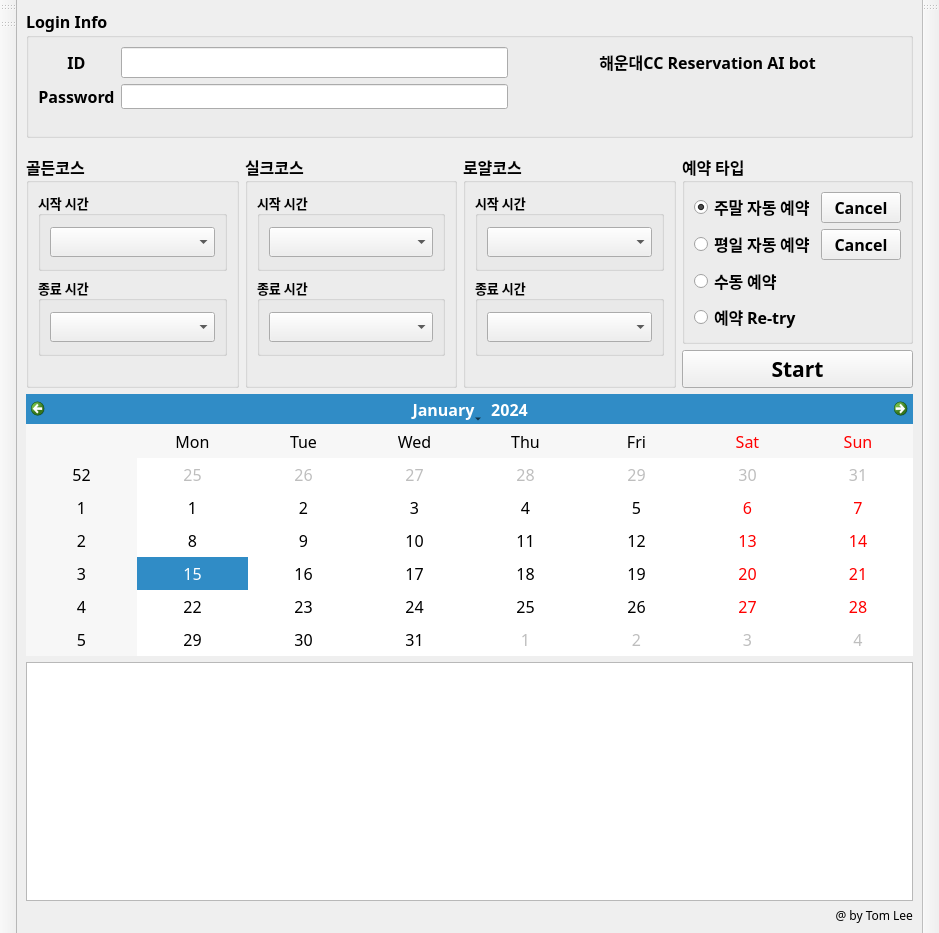
<?xml version="1.0" encoding="UTF-8"?>
<ui version="4.0">
 <class>MainWindow</class>
 <widget class="QMainWindow" name="MainWindow">
  <property name="geometry">
   <rect>
    <x>0</x>
    <y>0</y>
    <width>939</width>
    <height>933</height>
   </rect>
  </property>
  <property name="font">
   <font>
    <family>HY견고딕</family>
    <pointsize>12</pointsize>
   </font>
  </property>
  <property name="windowTitle">
   <string>HaeundaeCC reservation AI Bot</string>
  </property>
  <property name="windowIcon">
   <iconset>
    <normaloff>instagram_img.png</normaloff>
    <normalon>instagram_img.png</normalon>instagram_img.png</iconset>
  </property>
  <widget class="QWidget" name="centralwidget">
   <layout class="QGridLayout" name="gridLayout_9">
    <item row="2" column="0">
     <layout class="QGridLayout" name="gridLayout_19">
      <item row="0" column="0">
       <layout class="QGridLayout" name="gridLayout_4">
        <item row="0" column="0">
         <widget class="QGroupBox" name="groupBox_6">
          <property name="font">
           <font>
            <family>맑은 고딕</family>
            <pointsize>12</pointsize>
            <weight>75</weight>
            <bold>true</bold>
           </font>
          </property>
          <property name="title">
           <string>골든코스</string>
          </property>
          <layout class="QGridLayout" name="gridLayout_17">
           <item row="2" column="0">
            <spacer name="horizontalSpacer">
             <property name="font">
              <font>
               <family>HY견고딕</family>
               <pointsize>12</pointsize>
               <weight>75</weight>
               <bold>true</bold>
              </font>
             </property>
             <property name="orientation">
              <enum>Qt::Horizontal</enum>
             </property>
             <property name="sizeHint" stdset="0">
              <size>
               <width>40</width>
               <height>20</height>
              </size>
             </property>
            </spacer>
           </item>
           <item row="1" column="0">
            <widget class="QGroupBox" name="groupBox_5">
             <property name="font">
              <font>
               <family>맑은 고딕</family>
               <pointsize>10</pointsize>
               <weight>75</weight>
               <bold>true</bold>
              </font>
             </property>
             <property name="title">
              <string>종료 시간</string>
             </property>
             <layout class="QGridLayout" name="gridLayout_8">
              <item row="0" column="0">
               <widget class="QComboBox" name="end_time_combo">
                <property name="font">
                 <font>
                  <family>맑은 고딕</family>
                  <pointsize>11</pointsize>
                  <weight>75</weight>
                  <bold>true</bold>
                 </font>
                </property>
               </widget>
              </item>
             </layout>
            </widget>
           </item>
           <item row="0" column="0">
            <widget class="QGroupBox" name="groupBox">
             <property name="font">
              <font>
               <family>맑은 고딕</family>
               <pointsize>10</pointsize>
               <weight>75</weight>
               <bold>true</bold>
              </font>
             </property>
             <property name="title">
              <string>시작 시간</string>
             </property>
             <layout class="QGridLayout" name="gridLayout_2">
              <item row="0" column="0">
               <widget class="QComboBox" name="start_time_combo">
                <property name="font">
                 <font>
                  <family>맑은 고딕</family>
                  <pointsize>11</pointsize>
                  <weight>75</weight>
                  <bold>true</bold>
                 </font>
                </property>
               </widget>
              </item>
             </layout>
            </widget>
           </item>
          </layout>
         </widget>
        </item>
        <item row="0" column="1">
         <widget class="QGroupBox" name="groupBox_9">
          <property name="font">
           <font>
            <family>맑은 고딕</family>
            <pointsize>12</pointsize>
            <weight>75</weight>
            <bold>true</bold>
           </font>
          </property>
          <property name="title">
           <string>실크코스</string>
          </property>
          <layout class="QGridLayout" name="gridLayout_3">
           <item row="0" column="0">
            <widget class="QGroupBox" name="groupBox_2">
             <property name="font">
              <font>
               <family>맑은 고딕</family>
               <pointsize>10</pointsize>
               <weight>75</weight>
               <bold>true</bold>
              </font>
             </property>
             <property name="title">
              <string>시작 시간</string>
             </property>
             <layout class="QGridLayout" name="gridLayout_5">
              <item row="0" column="0">
               <widget class="QComboBox" name="start_time_combo_2">
                <property name="font">
                 <font>
                  <family>맑은 고딕</family>
                  <pointsize>11</pointsize>
                  <weight>75</weight>
                  <bold>true</bold>
                 </font>
                </property>
               </widget>
              </item>
             </layout>
            </widget>
           </item>
           <item row="1" column="0">
            <widget class="QGroupBox" name="groupBox_10">
             <property name="font">
              <font>
               <family>맑은 고딕</family>
               <pointsize>10</pointsize>
               <weight>75</weight>
               <bold>true</bold>
              </font>
             </property>
             <property name="title">
              <string>종료 시간</string>
             </property>
             <layout class="QGridLayout" name="gridLayout_10">
              <item row="0" column="0">
               <widget class="QComboBox" name="end_time_combo_2">
                <property name="font">
                 <font>
                  <family>맑은 고딕</family>
                  <pointsize>11</pointsize>
                  <weight>75</weight>
                  <bold>true</bold>
                 </font>
                </property>
               </widget>
              </item>
             </layout>
            </widget>
           </item>
           <item row="2" column="0">
            <spacer name="horizontalSpacer_4">
             <property name="font">
              <font>
               <family>HY견고딕</family>
               <pointsize>12</pointsize>
               <weight>75</weight>
               <bold>true</bold>
              </font>
             </property>
             <property name="orientation">
              <enum>Qt::Horizontal</enum>
             </property>
             <property name="sizeHint" stdset="0">
              <size>
               <width>154</width>
               <height>20</height>
              </size>
             </property>
            </spacer>
           </item>
          </layout>
         </widget>
        </item>
        <item row="0" column="2">
         <widget class="QGroupBox" name="groupBox_12">
          <property name="font">
           <font>
            <family>맑은 고딕</family>
            <pointsize>12</pointsize>
            <weight>75</weight>
            <bold>true</bold>
           </font>
          </property>
          <property name="title">
           <string>로얄코스</string>
          </property>
          <layout class="QGridLayout" name="gridLayout_16">
           <item row="0" column="0">
            <widget class="QGroupBox" name="groupBox_3">
             <property name="font">
              <font>
               <family>맑은 고딕</family>
               <pointsize>10</pointsize>
               <weight>75</weight>
               <bold>true</bold>
              </font>
             </property>
             <property name="title">
              <string>시작 시간</string>
             </property>
             <layout class="QGridLayout" name="gridLayout_7">
              <item row="0" column="0">
               <widget class="QComboBox" name="start_time_combo_3">
                <property name="font">
                 <font>
                  <family>맑은 고딕</family>
                  <pointsize>11</pointsize>
                  <weight>75</weight>
                  <bold>true</bold>
                 </font>
                </property>
               </widget>
              </item>
             </layout>
            </widget>
           </item>
           <item row="1" column="0">
            <widget class="QGroupBox" name="groupBox_13">
             <property name="font">
              <font>
               <family>맑은 고딕</family>
               <pointsize>10</pointsize>
               <weight>75</weight>
               <bold>true</bold>
              </font>
             </property>
             <property name="title">
              <string>종료 시간</string>
             </property>
             <layout class="QGridLayout" name="gridLayout_11">
              <item row="0" column="0">
               <widget class="QComboBox" name="end_time_combo_3">
                <property name="font">
                 <font>
                  <family>맑은 고딕</family>
                  <pointsize>11</pointsize>
                  <weight>75</weight>
                  <bold>true</bold>
                 </font>
                </property>
               </widget>
              </item>
             </layout>
            </widget>
           </item>
           <item row="2" column="0">
            <spacer name="horizontalSpacer_5">
             <property name="font">
              <font>
               <family>HY견고딕</family>
               <pointsize>12</pointsize>
               <weight>75</weight>
               <bold>true</bold>
              </font>
             </property>
             <property name="orientation">
              <enum>Qt::Horizontal</enum>
             </property>
             <property name="sizeHint" stdset="0">
              <size>
               <width>153</width>
               <height>20</height>
              </size>
             </property>
            </spacer>
           </item>
          </layout>
         </widget>
        </item>
       </layout>
      </item>
      <item row="0" column="1">
       <layout class="QGridLayout" name="gridLayout_18">
        <item row="0" column="0">
         <widget class="QGroupBox" name="groupBox_8">
          <property name="font">
           <font>
            <family>맑은 고딕</family>
            <pointsize>12</pointsize>
            <weight>75</weight>
            <bold>true</bold>
           </font>
          </property>
          <property name="title">
           <string>예약 타입</string>
          </property>
          <layout class="QGridLayout" name="gridLayout_13">
           <item row="0" column="0">
            <widget class="QRadioButton" name="auto_weekend_radio">
             <property name="font">
              <font>
               <family>맑은 고딕</family>
               <pointsize>12</pointsize>
               <weight>75</weight>
               <bold>true</bold>
              </font>
             </property>
             <property name="text">
              <string>주말 자동 예약</string>
             </property>
             <property name="checked">
              <bool>true</bool>
             </property>
            </widget>
           </item>
           <item row="3" column="0">
            <widget class="QRadioButton" name="retry_radio">
             <property name="font">
              <font>
               <family>맑은 고딕</family>
               <pointsize>12</pointsize>
               <weight>75</weight>
               <bold>true</bold>
              </font>
             </property>
             <property name="text">
              <string>예약 Re-try</string>
             </property>
            </widget>
           </item>
           <item row="1" column="0">
            <widget class="QRadioButton" name="auto_week_radio">
             <property name="font">
              <font>
               <family>맑은 고딕</family>
               <pointsize>12</pointsize>
               <weight>75</weight>
               <bold>true</bold>
              </font>
             </property>
             <property name="text">
              <string>평일 자동 예약</string>
             </property>
             <property name="checked">
              <bool>false</bool>
             </property>
            </widget>
           </item>
           <item row="2" column="0">
            <widget class="QRadioButton" name="manual_radio">
             <property name="font">
              <font>
               <family>맑은 고딕</family>
               <pointsize>12</pointsize>
               <weight>75</weight>
               <bold>true</bold>
              </font>
             </property>
             <property name="text">
              <string>수동 예약</string>
             </property>
            </widget>
           </item>
           <item row="0" column="1">
            <widget class="QPushButton" name="weekend_cancel_btn">
             <property name="text">
              <string>Cancel</string>
             </property>
            </widget>
           </item>
           <item row="1" column="1">
            <widget class="QPushButton" name="week_cancel_btn">
             <property name="text">
              <string>Cancel</string>
             </property>
            </widget>
           </item>
          </layout>
         </widget>
        </item>
        <item row="1" column="0">
         <widget class="QPushButton" name="start_btn">
          <property name="font">
           <font>
            <family>맑은 고딕</family>
            <pointsize>16</pointsize>
            <weight>75</weight>
            <bold>true</bold>
           </font>
          </property>
          <property name="text">
           <string>Start</string>
          </property>
         </widget>
        </item>
       </layout>
      </item>
     </layout>
    </item>
    <item row="4" column="0">
     <layout class="QGridLayout" name="gridLayout">
      <item row="0" column="0">
       <widget class="QTextBrowser" name="textBrowser">
        <property name="font">
         <font>
          <family>맑은 고딕</family>
          <pointsize>12</pointsize>
          <weight>75</weight>
          <bold>true</bold>
         </font>
        </property>
       </widget>
      </item>
      <item row="1" column="0">
       <widget class="QLabel" name="label_5">
        <property name="font">
         <font>
          <family>HY견고딕</family>
          <pointsize>9</pointsize>
          <weight>50</weight>
          <bold>false</bold>
         </font>
        </property>
        <property name="text">
         <string>&lt;html&gt;&lt;head/&gt;&lt;body&gt;&lt;p align=&quot;right&quot;&gt;@ by Tom Lee&lt;/p&gt;&lt;/body&gt;&lt;/html&gt;</string>
        </property>
       </widget>
      </item>
     </layout>
    </item>
    <item row="1" column="0">
     <spacer name="verticalSpacer">
      <property name="orientation">
       <enum>Qt::Vertical</enum>
      </property>
      <property name="sizeType">
       <enum>QSizePolicy::Fixed</enum>
      </property>
      <property name="sizeHint" stdset="0">
       <size>
        <width>20</width>
        <height>10</height>
       </size>
      </property>
     </spacer>
    </item>
    <item row="0" column="0">
     <widget class="QGroupBox" name="groupBox_4">
      <property name="font">
       <font>
        <family>맑은 고딕</family>
        <weight>75</weight>
        <bold>true</bold>
       </font>
      </property>
      <property name="title">
       <string>Login Info</string>
      </property>
      <layout class="QGridLayout" name="gridLayout_6">
       <item row="0" column="0">
        <widget class="QLabel" name="id_label">
         <property name="font">
          <font>
           <family>맑은 고딕</family>
           <pointsize>12</pointsize>
           <weight>75</weight>
           <bold>true</bold>
          </font>
         </property>
         <property name="text">
          <string>&lt;html&gt;&lt;head/&gt;&lt;body&gt;&lt;p align=&quot;center&quot;&gt;ID&lt;/p&gt;&lt;/body&gt;&lt;/html&gt;</string>
         </property>
        </widget>
       </item>
       <item row="1" column="0">
        <widget class="QLabel" name="pw_label">
         <property name="font">
          <font>
           <family>맑은 고딕</family>
           <pointsize>12</pointsize>
           <weight>75</weight>
           <bold>true</bold>
          </font>
         </property>
         <property name="text">
          <string>&lt;html&gt;&lt;head/&gt;&lt;body&gt;&lt;p align=&quot;center&quot;&gt;Password&lt;/p&gt;&lt;/body&gt;&lt;/html&gt;</string>
         </property>
        </widget>
       </item>
       <item row="0" column="1">
        <widget class="QLineEdit" name="input_id">
         <property name="font">
          <font>
           <family>맑은 고딕</family>
           <pointsize>12</pointsize>
           <weight>50</weight>
           <bold>false</bold>
          </font>
         </property>
        </widget>
       </item>
       <item row="1" column="1">
        <widget class="QLineEdit" name="input_pw">
         <property name="font">
          <font>
           <family>맑은 고딕</family>
           <pointsize>9</pointsize>
           <weight>50</weight>
           <bold>false</bold>
          </font>
         </property>
         <property name="focusPolicy">
          <enum>Qt::StrongFocus</enum>
         </property>
         <property name="echoMode">
          <enum>QLineEdit::Password</enum>
         </property>
        </widget>
       </item>
       <item row="2" column="2">
        <spacer name="horizontalSpacer_3">
         <property name="orientation">
          <enum>Qt::Horizontal</enum>
         </property>
         <property name="sizeHint" stdset="0">
          <size>
           <width>348</width>
           <height>17</height>
          </size>
         </property>
        </spacer>
       </item>
       <item row="0" column="2">
        <widget class="QLabel" name="label_3">
         <property name="font">
          <font>
           <family>맑은 고딕</family>
           <weight>75</weight>
           <bold>true</bold>
          </font>
         </property>
         <property name="text">
          <string>&lt;html&gt;&lt;head/&gt;&lt;body&gt;&lt;p align=&quot;center&quot;&gt;&lt;span style=&quot; font-size:12pt;&quot;&gt;해운대CC Reservation AI bot&lt;/span&gt;&lt;/p&gt;&lt;/body&gt;&lt;/html&gt;</string>
         </property>
        </widget>
       </item>
      </layout>
     </widget>
    </item>
    <item row="3" column="0">
     <widget class="QCalendarWidget" name="calendarWidget"/>
    </item>
   </layout>
  </widget>
  <widget class="QToolBar" name="toolBar">
   <property name="windowTitle">
    <string>toolBar</string>
   </property>
   <attribute name="toolBarArea">
    <enum>LeftToolBarArea</enum>
   </attribute>
   <attribute name="toolBarBreak">
    <bool>false</bool>
   </attribute>
  </widget>
  <widget class="QToolBar" name="toolBar_2">
   <property name="windowTitle">
    <string>toolBar_2</string>
   </property>
   <attribute name="toolBarArea">
    <enum>RightToolBarArea</enum>
   </attribute>
   <attribute name="toolBarBreak">
    <bool>false</bool>
   </attribute>
  </widget>
  <widget class="QToolBar" name="toolBar_3">
   <property name="windowTitle">
    <string>toolBar_3</string>
   </property>
   <attribute name="toolBarArea">
    <enum>LeftToolBarArea</enum>
   </attribute>
   <attribute name="toolBarBreak">
    <bool>false</bool>
   </attribute>
  </widget>
 </widget>
 <tabstops>
  <tabstop>input_id</tabstop>
  <tabstop>input_pw</tabstop>
  <tabstop>textBrowser</tabstop>
 </tabstops>
 <resources/>
 <connections/>
</ui>
